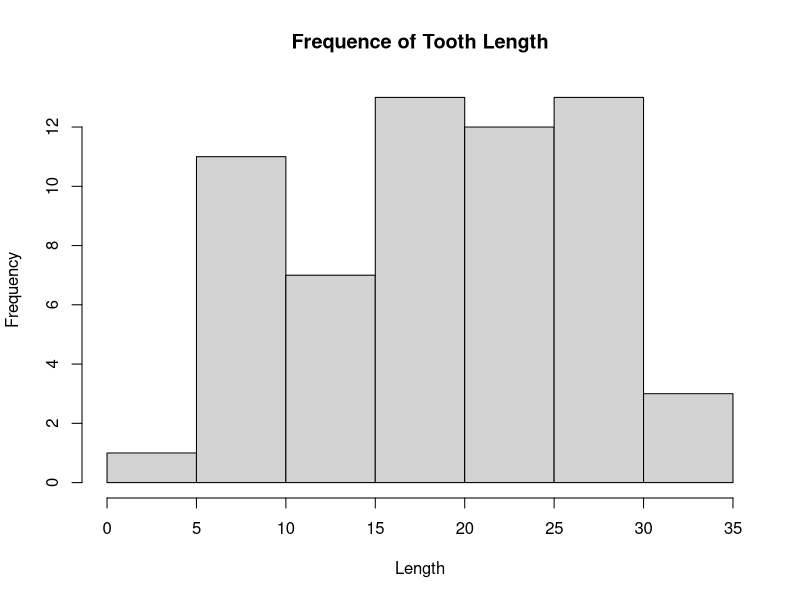
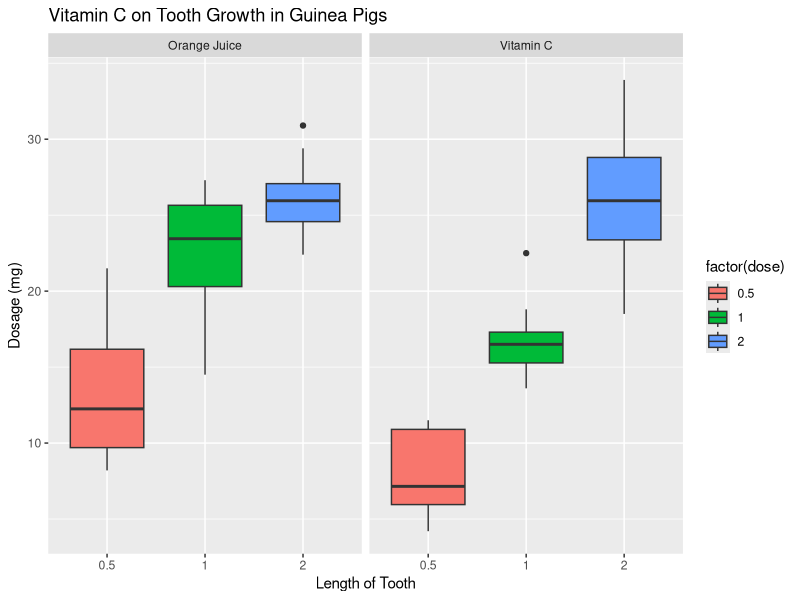

Source code (R) for these figures, in order: (Note: this script raises an error after producing the figures.)
## ---- chunk 1
library("datasets")
library("ggplot2")
data("ToothGrowth")
## ---- chunk 2
str(ToothGrowth)
summary(ToothGrowth)
table(ToothGrowth$supp, ToothGrowth$dose)
hist(ToothGrowth$len, xlab = "Length", main= "Frequence of Tooth Length")
plot <- ggplot(ToothGrowth,aes(x=factor(dose),y=len,fill=factor(dose)))
labels <- c(OJ = "Orange Juice", VC = "Vitamin C")
plot + geom_boxplot() + facet_grid(.~supp, labeller = labeller(supp = labels)) + xlab("Length of Tooth") + ylab("Dosage (mg)") + ggtitle("Vitamin C on Tooth Growth in Guinea Pigs")
## ---- chunk 3
## Subsetting data based on dose amount
doseHalf <- subset(ToothGrowth, dose == 0.5)
dose1 <- subset(ToothGrowth, dose == 1)
dose2 <- subset(ToothGrowth, dose == 2)
## T.test is performed on the dose amount
doseHalf.t <- t.test(len ~ supp, paired = F, var.equal = F, data=doseHalf)
dose1.t <- t.test(len ~ supp, paired = F, var.equal = F, data=dose1)
dose2.t <- t.test(len ~ supp, paired = F, var.equal = F, data=dose2)
## ---- chunk 4
## Setting up the confidence interval data frame
interval <- data.frame(p.value = c(doseHalf.t$p.value,
                                   dose1.t$p.value,
                                   dose2.t$p.value),
                       Conf.low = c(doseHalf.t$conf[1],
                                    dose1.t$conf[1],
                                    dose2.t$conf[2]),
                       Conf.high = c(doseHalf.t$conf[2],
                                     dose1.t$conf[2],
                                     dose2.t$conf[2]),
                       row.names=c("doseHalf",
                                   "dose 1",
                                   "dose 2"))
interval
## ---- chunk 5
sessionInfo()
